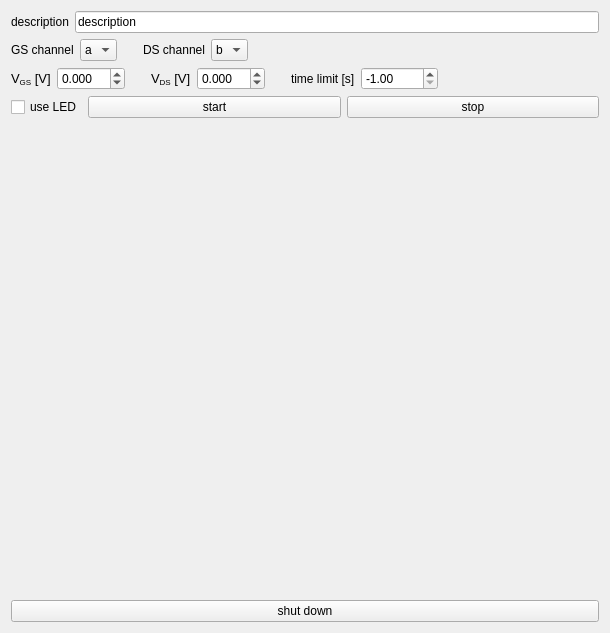
<?xml version="1.0" encoding="UTF-8"?>
<ui version="4.0">
 <class>Form</class>
 <widget class="QWidget" name="Form">
  <property name="geometry">
   <rect>
    <x>0</x>
    <y>0</y>
    <width>610</width>
    <height>633</height>
   </rect>
  </property>
  <property name="windowTitle">
   <string>current vs time</string>
  </property>
  <layout class="QVBoxLayout" name="verticalLayout">
   <item>
    <layout class="QHBoxLayout" name="horizontalLayout_3">
     <item>
      <widget class="QLabel" name="label_6">
       <property name="text">
        <string>description</string>
       </property>
      </widget>
     </item>
     <item>
      <widget class="QLineEdit" name="description_lineEdit">
       <property name="text">
        <string>description</string>
       </property>
      </widget>
     </item>
    </layout>
   </item>
   <item>
    <layout class="QHBoxLayout" name="horizontalLayout_6">
     <item>
      <widget class="QLabel" name="label_4">
       <property name="text">
        <string>GS channel</string>
       </property>
      </widget>
     </item>
     <item>
      <widget class="QComboBox" name="ch_GS_comboBox">
       <property name="currentIndex">
        <number>0</number>
       </property>
       <item>
        <property name="text">
         <string>a</string>
        </property>
       </item>
       <item>
        <property name="text">
         <string>b</string>
        </property>
       </item>
      </widget>
     </item>
     <item>
      <spacer name="horizontalSpacer">
       <property name="orientation">
        <enum>Qt::Horizontal</enum>
       </property>
       <property name="sizeType">
        <enum>QSizePolicy::Maximum</enum>
       </property>
       <property name="sizeHint" stdset="0">
        <size>
         <width>20</width>
         <height>20</height>
        </size>
       </property>
      </spacer>
     </item>
     <item>
      <widget class="QLabel" name="label_5">
       <property name="text">
        <string>DS channel</string>
       </property>
      </widget>
     </item>
     <item>
      <widget class="QComboBox" name="ch_DS_comboBox">
       <property name="currentIndex">
        <number>1</number>
       </property>
       <item>
        <property name="text">
         <string>a</string>
        </property>
       </item>
       <item>
        <property name="text">
         <string>b</string>
        </property>
       </item>
      </widget>
     </item>
     <item>
      <spacer name="horizontalSpacer_2">
       <property name="orientation">
        <enum>Qt::Horizontal</enum>
       </property>
       <property name="sizeHint" stdset="0">
        <size>
         <width>40</width>
         <height>20</height>
        </size>
       </property>
      </spacer>
     </item>
    </layout>
   </item>
   <item>
    <layout class="QHBoxLayout" name="horizontalLayout_2">
     <item>
      <widget class="QLabel" name="label_2">
       <property name="text">
        <string>&lt;html&gt;&lt;head/&gt;&lt;body&gt;&lt;p&gt;&lt;span style=&quot; font-size:10pt;&quot;&gt;V&lt;/span&gt;&lt;span style=&quot; font-size:10pt; vertical-align:sub;&quot;&gt;GS&lt;/span&gt;&lt;span style=&quot; font-size:10pt;&quot;&gt; [V]&lt;/span&gt;&lt;/p&gt;&lt;/body&gt;&lt;/html&gt;</string>
       </property>
      </widget>
     </item>
     <item>
      <widget class="QDoubleSpinBox" name="V_GS_doubleSpinBox">
       <property name="decimals">
        <number>3</number>
       </property>
       <property name="minimum">
        <double>-99.989999999999995</double>
       </property>
       <property name="singleStep">
        <double>0.100000000000000</double>
       </property>
      </widget>
     </item>
     <item>
      <spacer name="horizontalSpacer_5">
       <property name="orientation">
        <enum>Qt::Horizontal</enum>
       </property>
       <property name="sizeType">
        <enum>QSizePolicy::Maximum</enum>
       </property>
       <property name="sizeHint" stdset="0">
        <size>
         <width>20</width>
         <height>20</height>
        </size>
       </property>
      </spacer>
     </item>
     <item>
      <widget class="QLabel" name="label">
       <property name="text">
        <string>&lt;html&gt;&lt;head/&gt;&lt;body&gt;&lt;p&gt;&lt;span style=&quot; font-size:10pt;&quot;&gt;V&lt;/span&gt;&lt;span style=&quot; font-size:10pt; vertical-align:sub;&quot;&gt;DS&lt;/span&gt;&lt;span style=&quot; font-size:10pt;&quot;&gt; [V]&lt;/span&gt;&lt;/p&gt;&lt;/body&gt;&lt;/html&gt;</string>
       </property>
      </widget>
     </item>
     <item>
      <widget class="QDoubleSpinBox" name="V_DS_doubleSpinBox">
       <property name="decimals">
        <number>3</number>
       </property>
       <property name="minimum">
        <double>-99.989999999999995</double>
       </property>
       <property name="singleStep">
        <double>0.100000000000000</double>
       </property>
      </widget>
     </item>
     <item>
      <spacer name="horizontalSpacer_3">
       <property name="orientation">
        <enum>Qt::Horizontal</enum>
       </property>
       <property name="sizeType">
        <enum>QSizePolicy::Maximum</enum>
       </property>
       <property name="sizeHint" stdset="0">
        <size>
         <width>20</width>
         <height>20</height>
        </size>
       </property>
      </spacer>
     </item>
     <item>
      <widget class="QLabel" name="label_3">
       <property name="toolTip">
        <string>set to -1 to run indefinitely</string>
       </property>
       <property name="text">
        <string>time limit [s]</string>
       </property>
      </widget>
     </item>
     <item>
      <widget class="QDoubleSpinBox" name="t_limit_doubleSpinBox">
       <property name="toolTip">
        <string>set to -1 to run indefinitely</string>
       </property>
       <property name="minimum">
        <double>-1.000000000000000</double>
       </property>
       <property name="maximum">
        <double>99999.000000000000000</double>
       </property>
       <property name="value">
        <double>-1.000000000000000</double>
       </property>
      </widget>
     </item>
     <item>
      <spacer name="horizontalSpacer_4">
       <property name="orientation">
        <enum>Qt::Horizontal</enum>
       </property>
       <property name="sizeHint" stdset="0">
        <size>
         <width>40</width>
         <height>20</height>
        </size>
       </property>
      </spacer>
     </item>
    </layout>
   </item>
   <item>
    <layout class="QHBoxLayout" name="horizontalLayout">
     <item>
      <widget class="QCheckBox" name="use_LED_checkBox">
       <property name="sizePolicy">
        <sizepolicy hsizetype="Maximum" vsizetype="Fixed">
         <horstretch>0</horstretch>
         <verstretch>0</verstretch>
        </sizepolicy>
       </property>
       <property name="text">
        <string>use LED</string>
       </property>
      </widget>
     </item>
     <item>
      <widget class="QPushButton" name="start_pushbutton">
       <property name="text">
        <string>start</string>
       </property>
      </widget>
     </item>
     <item>
      <widget class="QPushButton" name="stop_pushbutton">
       <property name="text">
        <string>stop</string>
       </property>
      </widget>
     </item>
    </layout>
   </item>
   <item>
    <layout class="QVBoxLayout" name="plot_layout">
     <item>
      <widget class="QWidget" name="I_GS_vs_time" native="true">
       <property name="sizePolicy">
        <sizepolicy hsizetype="Expanding" vsizetype="Expanding">
         <horstretch>0</horstretch>
         <verstretch>0</verstretch>
        </sizepolicy>
       </property>
      </widget>
     </item>
     <item>
      <widget class="QWidget" name="I_DS_vs_time" native="true">
       <property name="sizePolicy">
        <sizepolicy hsizetype="Expanding" vsizetype="Expanding">
         <horstretch>0</horstretch>
         <verstretch>0</verstretch>
        </sizepolicy>
       </property>
      </widget>
     </item>
    </layout>
   </item>
   <item>
    <layout class="QHBoxLayout" name="horizontalLayout_5" stretch="8">
     <item>
      <widget class="QPushButton" name="shutdown_pushbutton">
       <property name="text">
        <string>shut down</string>
       </property>
      </widget>
     </item>
    </layout>
   </item>
  </layout>
 </widget>
 <resources/>
 <connections/>
</ui>
